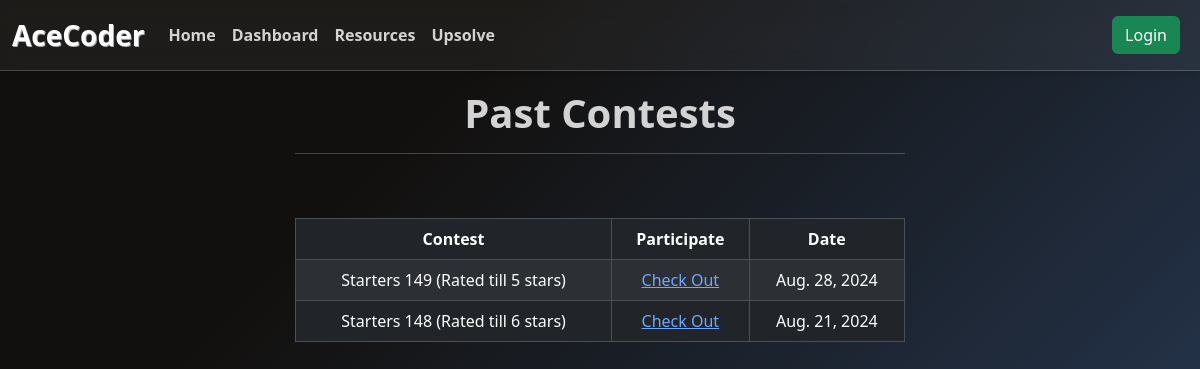
Screenshot of /upsolve/ with the database file from the repository.
### upsolve/models.py (models this page shows, shortened)
class Contest(models.Model):
    name = models.CharField(max_length=10, primary_key=True)
    contest = models.CharField(max_length=50)
    link = models.URLField()
    solution_link = models.URLField(default='')
    date = models.DateField()
    duration = models.SmallIntegerField()
    contest_problems = models.ManyToManyField(ContestProblem)

### upsolve/views.py (the view)
# urls.py: path("", views.upsolve_home, name="upsolve_home"),
def upsolve_home(request):
    contests = Contest.objects.all().order_by('-date')
    return render(request, 'upsolve_home.html', {'contests': contests})

### AceCoder/context_processors.py (called while the page is built)
def add_is_admin(request):
    is_admin = False
    if request.user.is_authenticated:
        is_admin = request.user.groups.filter(name='admin').exists()
    return {'is_admin': is_admin}

### upsolve/templates/upsolve_home.html (shortened to what this page needs)
{% extends "resources_base.html" %}
{% load static %}
{% block content %}
    <h1 style="font-weight: bold; text-align: center; color: lightgrey">Past Contests</h1>
    <hr>
    <br><br>
    <div class="table-responsive">
        <table class="table table-striped table-bordered">
            <thead>
                <tr style="text-align: center">
                    <th> Contest </th>
                    <th> Participate </th>
                    <th> Date </th>
                </tr>
            </thead>
            <tbody>
                {% for contest in contests %}
                <tr style="text-align: center">
                    <td> {{contest.contest}} </td>
                    <td> <a href="{% url "contest_page" contest.name %}" > Check Out </a> </td>
                    <td> {{contest.date}} </td>
                </tr>
                {% endfor %}
            </tbody>
        </table>
    </div>
{% endblock %}

### resources/templates/resources_base.html (style rules this page uses)
html, body { min-height: 100vh; margin: 0; }

### rows the page displays
Contest: contest "Starters 149 (Rated till 5 stars)", date "Aug. 28, 2024"
Contest: contest "Starters 148 (Rated till 6 stars)", date "Aug. 21, 2024"
